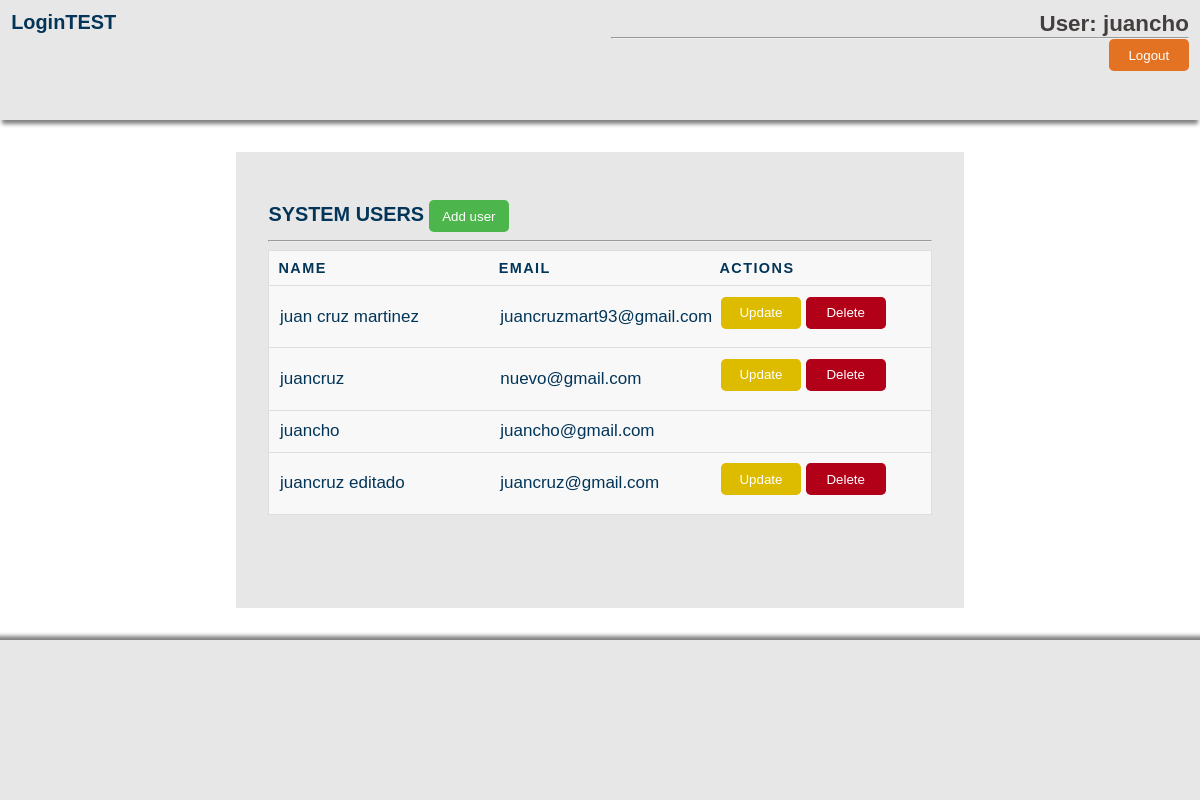
Page / (signed in) on the earlier database version.
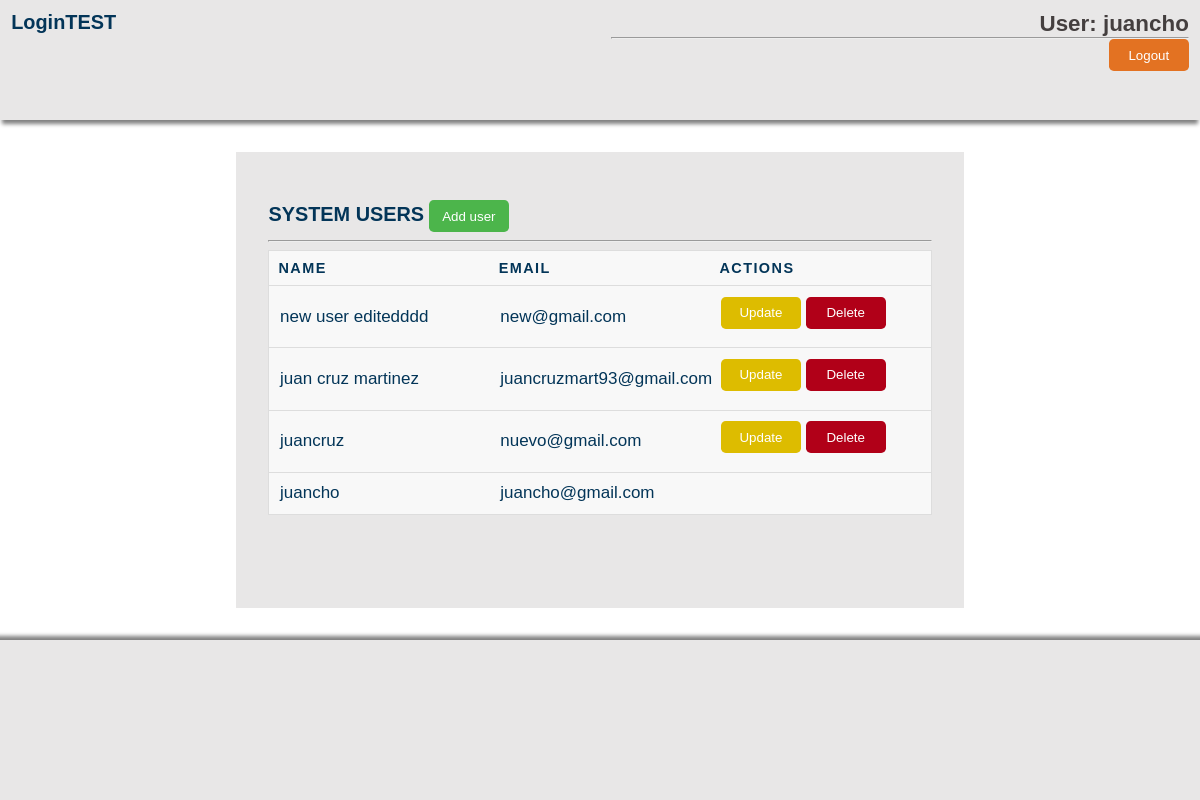
Same page on the later database version.
### tables this page shows
CREATE TABLE `users` (
  `id` int(255) NOT NULL,
  `name` varchar(255) NOT NULL,
  `email` varchar(255) NOT NULL,
  `password` varchar(255) NOT NULL
);

### includes/helpers.php (called while the page is built, shortened)
<?php
function get_users($db) {
    $sql = "SELECT * FROM users ORDER BY id DESC";
    $users = mysqli_query($db, $sql);
    $result = array();
    if($users && mysqli_num_rows($users) > 0){
        $result = $users;
    }
    return $result;
}

### index.php (the view, shortened to what this page needs)
<?php
include('includes/header.php');
?>
<section class="content">
    <?php if(isset($_SESSION['user'])): ?>
        <div class="users-wrap">
            <h3>SYSTEM USERS</h3>
            <button onclick="register()" class="new-user">Add user</button>
            <hr>
            <div class="users">
                <table>
                    <thead>
                        <tr>
                        <th scope="col">Name</th>
                        <th scope="col">Email</th>
                        <th scope="col">Actions</th>
                        </tr>
                    </thead>
                    <tbody>
                        <?php $users = get_users($db);
                        while($user = mysqli_fetch_assoc($users)):?>
                            <tr>
                            <td data-label="Name"><?=$user['name']?></td>
                            <td data-label="Email"><?=$user['email']?></td>
                            <td>
                            <?php if($user['id'] != $_SESSION['user']['id']): ?>
                                <a href="edit.php?id=<?=$user['id']?>"><button class="update">Update</button></a>
                                <a href="controllers/delete.php?id=<?=$user['id']?>"><button class="delete">Delete</button></a>
                            <?php endif; ?>
                            </td>
                            </tr>
                        <?php endwhile; ?>
                    </tbody>
                </table>
            </div>
        </div>
        <?php endif; ?>
</section>
<?php
require_once 'includes/footer.php';
?>

### includes/header.php (shortened to what this page needs)
<?php
require_once 'connection.php';
require_once 'helpers.php';
?>
<!DOCTYPE html>
<html lang="en">
<head>
  <link rel="stylesheet" href="assets/styles.css">
</head>
<body class="container">
    <section class="header">
        <div class="title">
            <h3>LoginTEST</h3>
        </div>
        <?php if(isset($_SESSION['user'])):?>
            <div class="info-user">
            <h4 href="#">User: <?=$_SESSION['user']['name']?></h4>
            <hr>
            <button onclick="logout()" class="logout">Logout</button>
        </div>
        <?php endif; ?>
    </section>

### includes/footer.php (shortened to what this page needs)
<section class="footer">
</section>
</body>
</html>

### assets/styles.css (style rules this page uses)
:root { --primary-color: #033558; --secondary-color: #e37222; --extra-color: #e8e7e7; }
* { box-sizing: border-box; margin: 0; padding: 0; }
html { width: 100%; height: 100%; }
body { font-family: 'Verdana', sans-serif; width: 100%; font-size: 17px; min-height: 100vh; }
a { text-decoration: none; color: var(--primary-color); }
.header { grid-area: header; color: var(--primary-color); display: flex; width: 100%; height: 15vh; background-color: var(--extra-color); box-shadow: 0 6px 4px -2px gray; }
.content { grid-area: content; color: var(--primary-color); display: block; margin: auto; width: 75%; height: 65vh; padding: 2rem 2.5rem; }
.footer { grid-area: footer; display: block; width: 100%; height: 20vh; background-color: var(--extra-color); box-shadow: 4px 6px 4px 10px gray; }
.title, .info-user { display: inline; width: 50%; padding: 0.7rem; }
.info-user { text-align: right; }
.users { height: 90%; overflow: auto; margin-top: 0.5rem; }
.users-wrap { min-width: 200px; height: 100%; background-color: var(--extra-color); margin: 0 2.9rem; padding: 3rem 2rem; }
.logout { background-color: var(--secondary-color); width: 5rem; height: 2rem; color: white; border-radius: 0.3rem; border: none; text-decoration: none; padding: 0.5rem; margin-bottom: 0.5rem; cursor: pointer; }
.update { background-color: rgb(221, 188, 0); width: 5rem; height: 2rem; color: white; border-radius: 0.3rem; border: none; text-decoration: none; padding: 0.5rem; margin-bottom: 0.5rem; cursor: pointer; }
.delete { background-color: rgb(177, 0, 24); width: 5rem; height: 2rem; color: white; border-radius: 0.3rem; border: none; text-decoration: none; padding: 0.5rem; margin-bottom: 0.5rem; cursor: pointer; }
.info-user h4 { font-size: 1.4rem; color: rgb(68, 63, 63); }
.users-wrap h3, .users-wrap .new-user { display: inline-block; }
.new-user { background-color: rgba(6, 160, 6, 0.692); width: 5rem; height: 2rem; color: white; border-radius: 0.3rem; border: none; text-decoration: none; padding: 0.5rem; margin-bottom: 0.5rem; cursor: pointer; }
table { border: 1px solid #ccc; border-collapse: collapse; margin: 0; padding: 1rem; width: 100%; table-layout: fixed; height: 20vh; }
table tr { background-color: #f8f8f8; border: 1px solid #ddd; padding: .35em; }
table th, table td { padding: .625em; text-align: justify; }
table th { font-size: .85em; letter-spacing: .1em; text-transform: uppercase; }

Differences in the rows shown:
removed users: name "juancruz editado", email "juancruz@gmail.com"
added users: name "new user editedddd", email "new@gmail.com"
